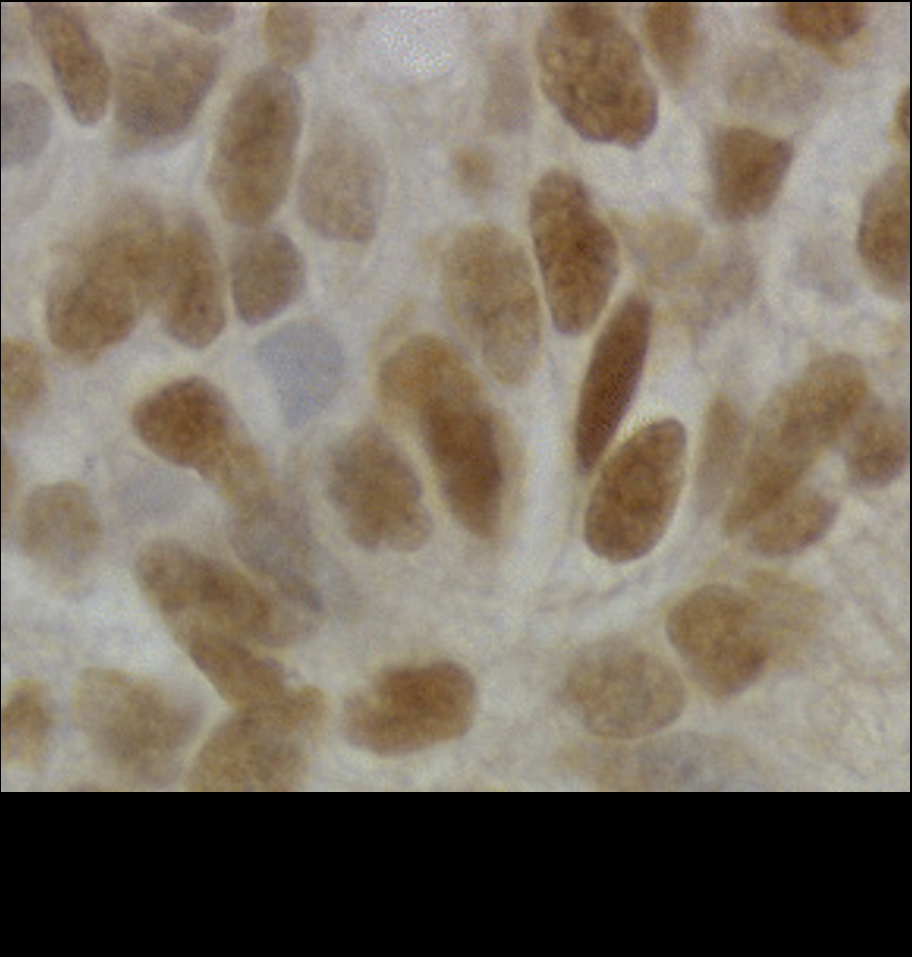
#> input picture Computer_Vision/OpenCV_very_basic_don't_look/data/cell.png, 912 x 957 px, found by its file name
$ jupyter execute --allow-errors '04 形态学.ipynb'   (shell and % lines are left out)
#> lines starting #> are read from the running program, lines starting #| are printed output that depends on the picture
[cell 1]
import cv2
import matplotlib.pyplot as plt
import numpy as np

img = cv2.imread('cell.png')
#> img is the input picture: shape (957, 912, 3); mean B, G, R 101.3, 114.6, 124.6
img = cv2.cvtColor(img, cv2.COLOR_BGR2GRAY)
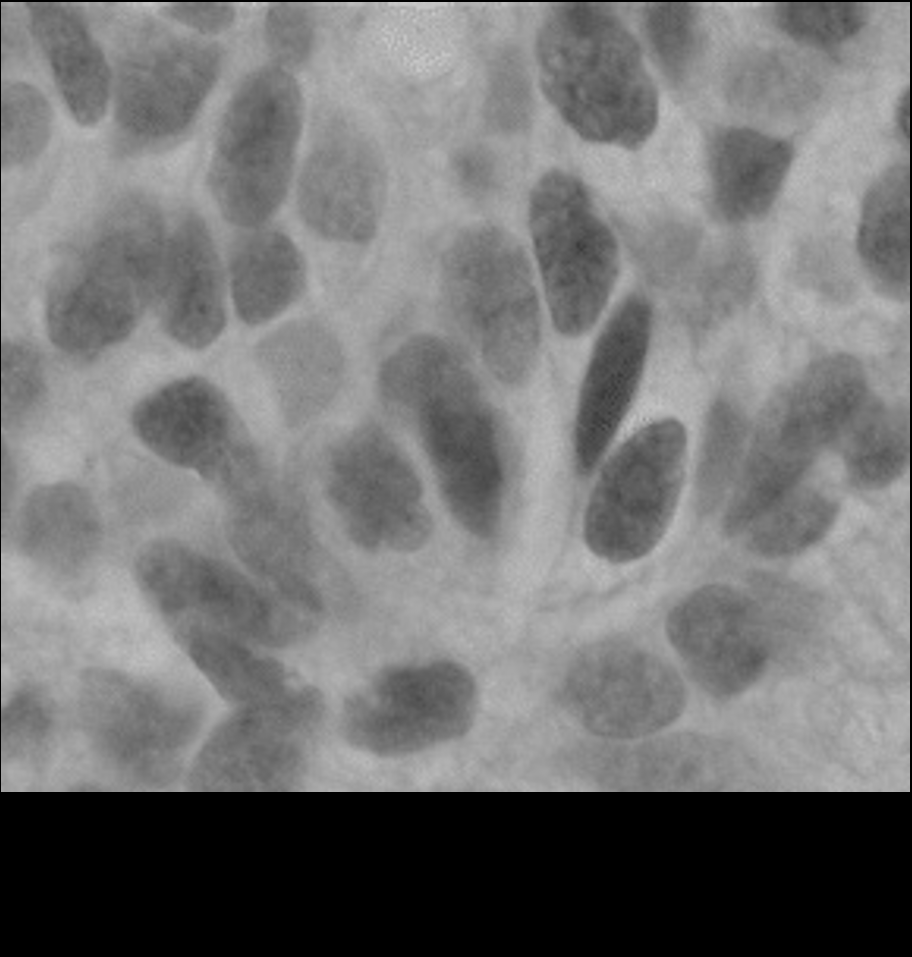
#> img: shape (957, 912); min 0, max 200, mean 116.1

def show(img):
    cv2.imshow('test', img)
    cv2.waitKey(0)
    cv2.destroyAllWindows()


$ run again, with Computer_Vision/OpenCV_very_basic_don't_look/data/smile.png copied over Computer_Vision/OpenCV_very_basic_don't_look/data/cell.png
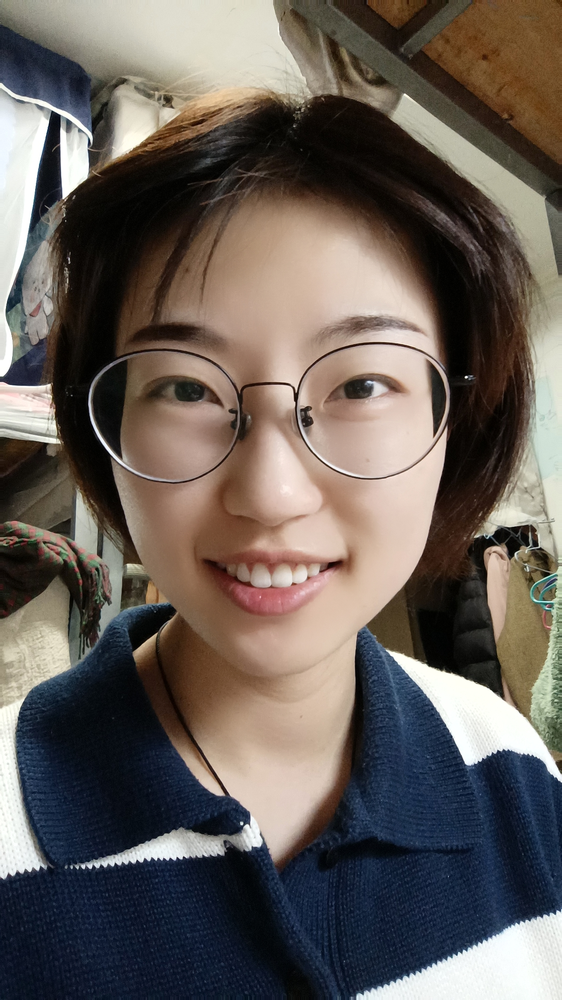
#> input picture Computer_Vision/OpenCV_very_basic_don't_look/data/smile.png, 562 x 1000 px, shrunk from 1296 x 2304 before the run, found by its file name
#> img is the input picture: shape (1000, 562, 3); mean B, G, R 89, 94.8, 103
#> `img = cv2.cvtColor(img, cv2.COLOR_BGR2GRAY)`:
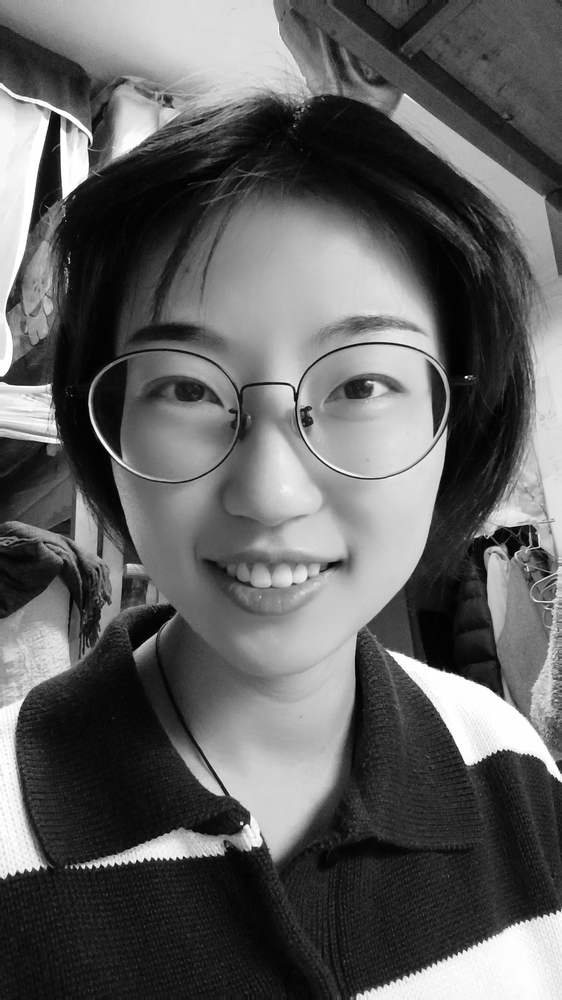
#> img: shape (1000, 562); min 0, max 255, mean 96.6

$ run again, with Computer_Vision/OpenCV_very_basic_don't_look/data/test.png copied over Computer_Vision/OpenCV_very_basic_don't_look/data/cell.png
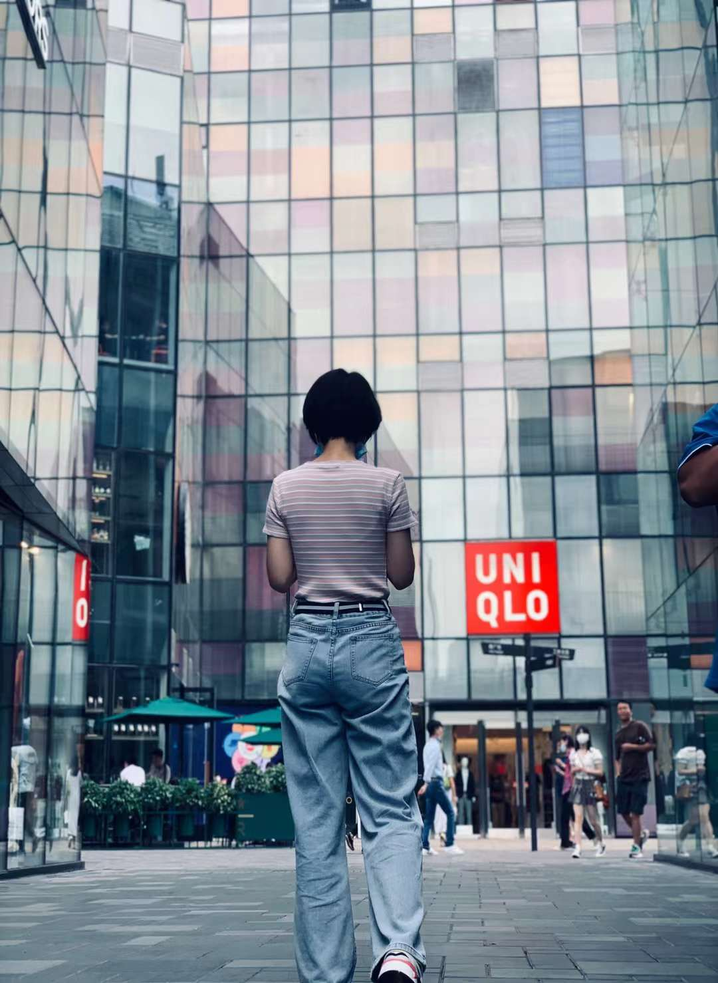
#> input picture Computer_Vision/OpenCV_very_basic_don't_look/data/test.png, 718 x 983 px, shrunk from 1080 x 1478 before the run, found by its file name
#> img is the input picture: shape (983, 718, 3); mean B, G, R 150.1, 140.7, 131.4
#> `img = cv2.cvtColor(img, cv2.COLOR_BGR2GRAY)`:
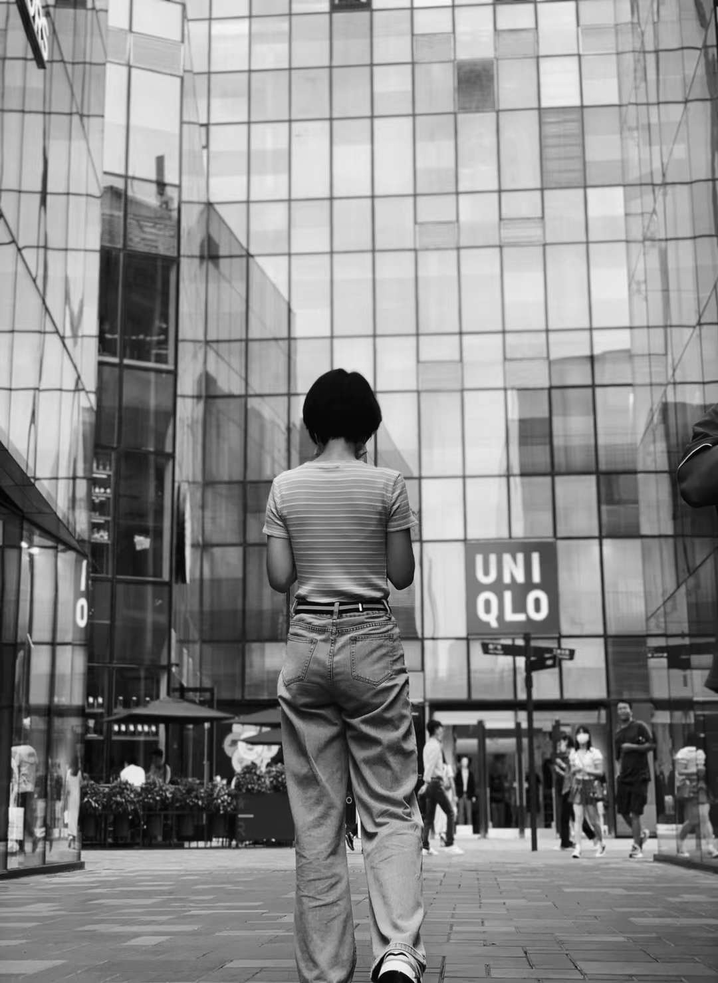
#> img: shape (983, 718); min 1, max 254, mean 139
